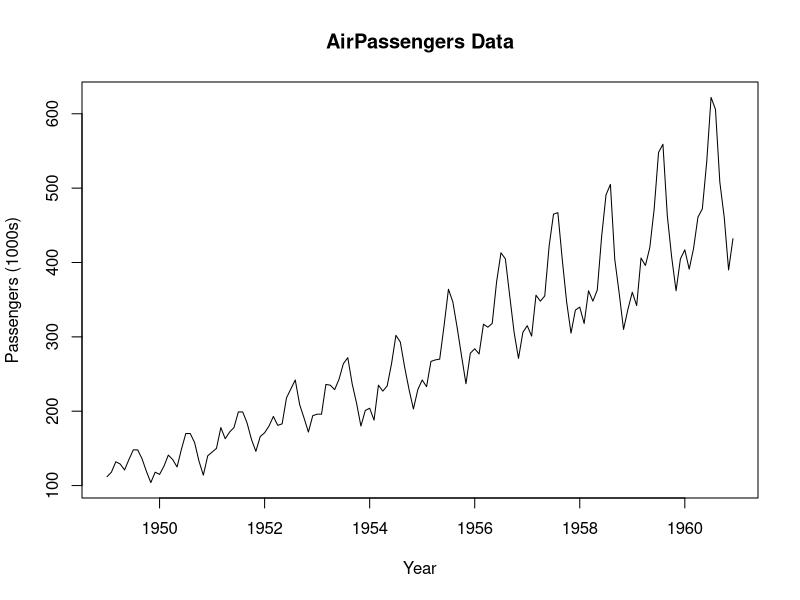
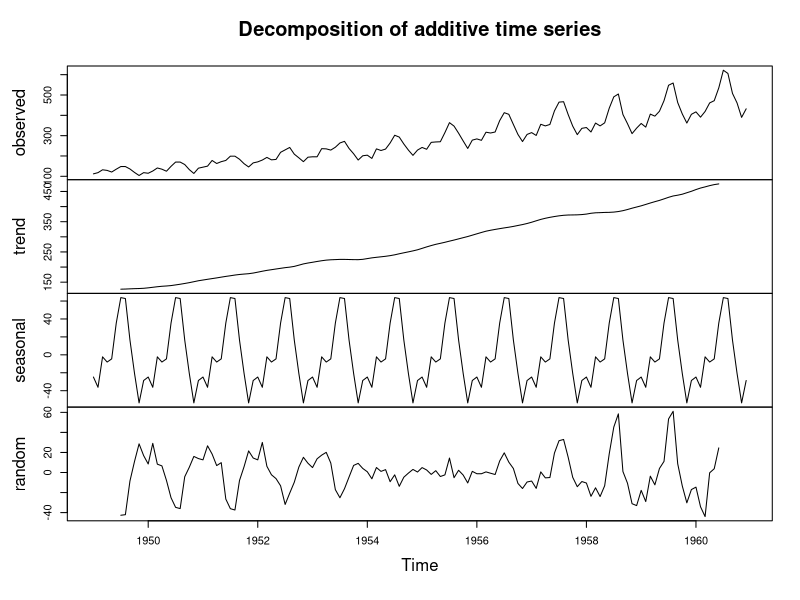
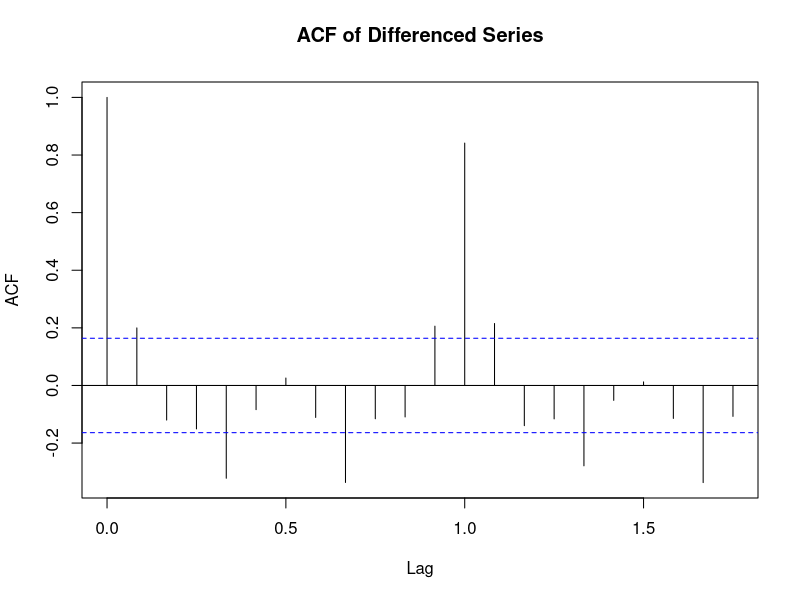
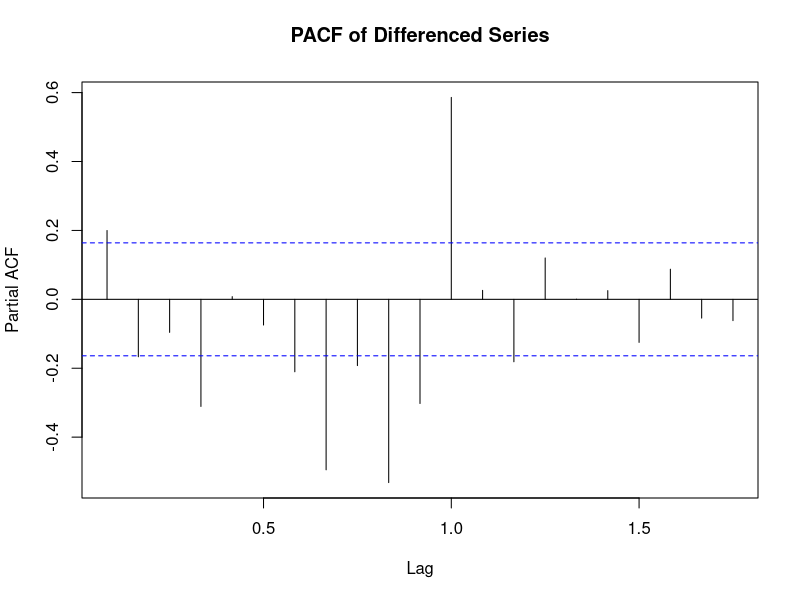
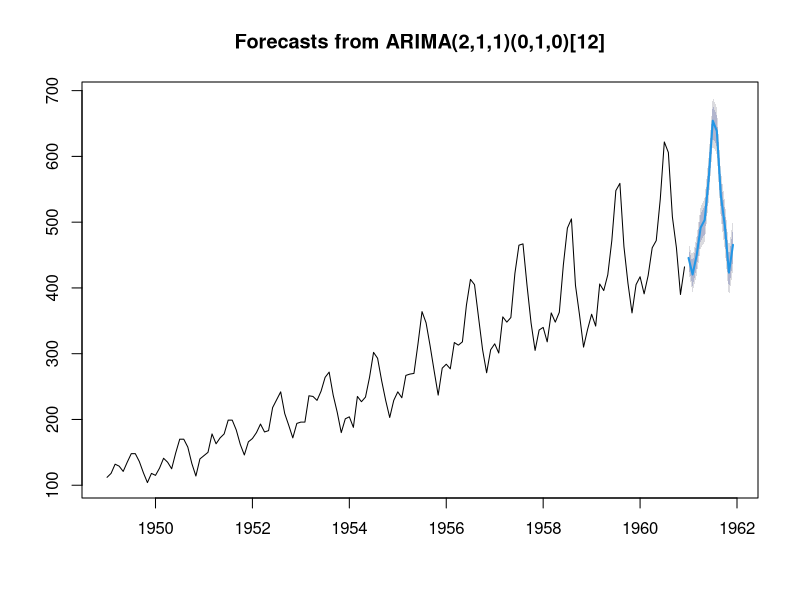

Recreate these plots in R, in order.
# Load required packages
install.packages("forecast")
install.packages("tseries")
library(forecast)
library(tseries)

# Load built-in time series data
data("AirPassengers")  # Monthly airline passengers 1949–1960
ts_data <- AirPassengers

# 1. Plot the data
plot(ts_data, main="AirPassengers Data", ylab="Passengers (1000s)", xlab="Year")

# 2. Decompose the time series
decomposed <- decompose(ts_data)
plot(decomposed)

# 3. Check stationarity using Augmented Dickey-Fuller test
adf.test(ts_data)  # If p > 0.05, it's non-stationary

# 4. Differencing to make it stationary
ts_diff <- diff(log(ts_data))
adf.test(ts_diff)  # Now should be stationary

# 5. Plot ACF and PACF
acf(ts_diff, main="ACF of Differenced Series")
pacf(ts_diff, main="PACF of Differenced Series")

# 6. Fit ARIMA model
model <- auto.arima(ts_data)
summary(model)

# 7. Forecast
forecast_values <- forecast(model, h=12)
plot(forecast_values)

